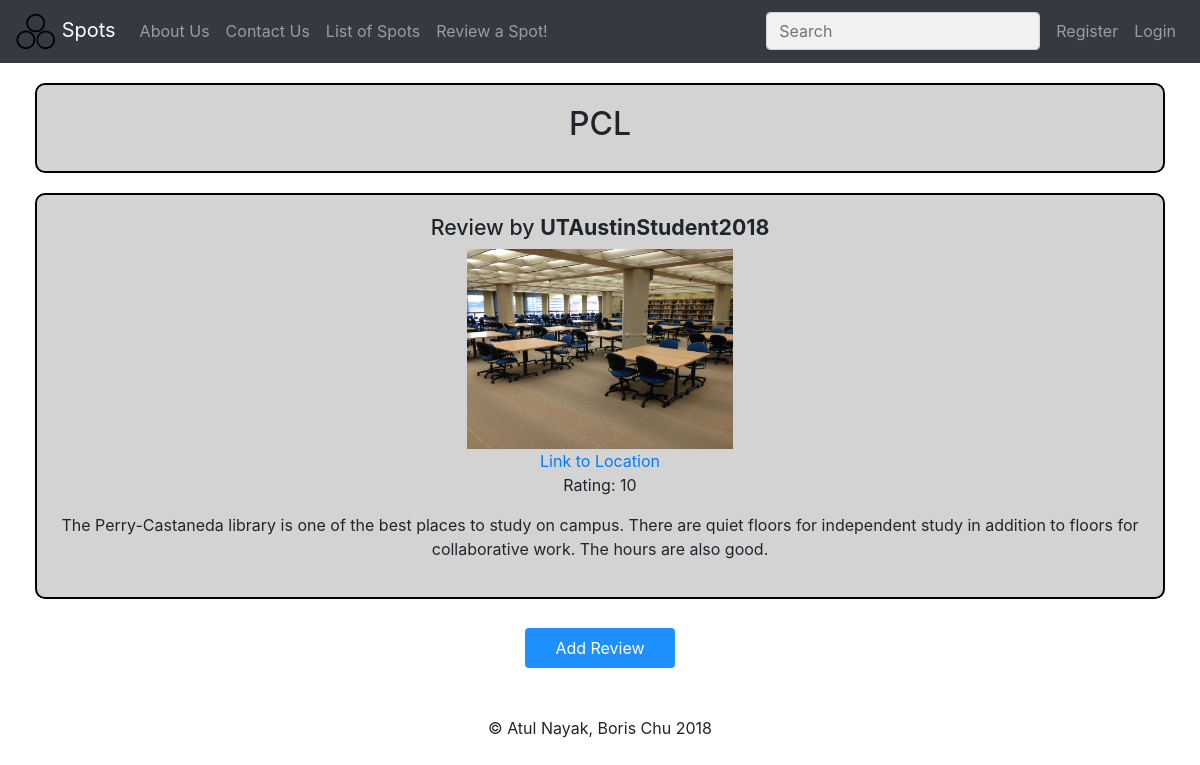
Screenshot of /spot.php?spot=PCL with the database file from the repository.
### tables this page shows
CREATE TABLE `spots` (
  `username` varchar(100) DEFAULT NULL,
  `spot` varchar(100) DEFAULT NULL,
  `location` varchar(200) DEFAULT NULL,
  `image` varchar(200) DEFAULT NULL,
  `rating` int(2) DEFAULT NULL,
  `review` varchar(500) DEFAULT NULL,
  `time` bigint(20) DEFAULT NULL
);

### connectDB.php (called while the page is built, shortened)
<?php
	$table = "spots";
?>

### spot.php (the view, shortened to what this page needs)
<!DOCTYPE html>
<html lang="en">
<head>
  <link rel="stylesheet" href="https://maxcdn.bootstrapcdn.com/bootstrap/4.1.3/css/bootstrap.min.css">
  <link rel="stylesheet" type="text/css" href="./css/styles.css">
</head>
<body>
<nav class="navbar navbar-expand-sm bg-dark navbar-dark sticky-top">
  <a class="navbar-brand" href="home.php">
    <img src="./img/logo2.png" alt="Logo" style="width:40px;">
    Spots
  </a>
  <div class="collapse navbar-collapse" id="collapsibleNavbar">
    <ul class="navbar-nav">
      <li class="nav-item">
        <a class="nav-link" href="about_us.php">About Us</a>
      </li>
      <li class="nav-item">
        <a class="nav-link" href="contact.php">Contact Us</a>
      </li>
      <li class="nav-item">
        <a class="nav-link" href="listSpots.php">List of Spots</a>
      </li>
      <li class="nav-item">
        <a class="nav-link" href="addSpot.php">Review a Spot!</a>
      </li>
    </ul>
  </div>
<?php include 'navBar.php';?>
</nav>
<div class="container-fluid">
<?php
  include 'connectDB.php';
  $spot = str_replace('$20', ' ', $_SESSION["spot"]);
  $qry = "SELECT * FROM $table WHERE spot = '$spot' ORDER BY time DESC";
  $result = mysqli_query($connect, $qry);
  while ($row = $result->fetch_row()) {
    $spotBlock = $spotBlock.
    "<div id=\"spotsReview\" class=\"spotImage\">
      <div class=\"row\">
        <div class=\"col-sm-12\">
          <h2>Review by <b>".$row[0]."</b></h2>
        </div>";
    if ($row[3] && exif_imagetype($row[3])) {
      $spotBlock = $spotBlock.
      "<div class=\"embed-responsive\">
        <img src=".$row[3]." type=\"image\">
      </div>";
    }
    if ($row[2]) {
      $spotBlock = $spotBlock.
      "<div id=\"location\" class=\"col-sm-12\">
          <a target=\"blank\" href=".$row[2].">Link to Location</a>
      </div>";
    }
    $spotBlock = $spotBlock.
    "<div id=\"rating\" class=\"col-sm-12\">
      <p>Rating: ".$row[4]."</p>
    </div>";
    if($row[5]) {
      $spotBlock = $spotBlock.
      "<div id=\"description\" class=\"col-sm-12\">
        <p>".$row[5]."</p>
      </div>";
    }
    $spotBlock = $spotBlock."</div></div>";
  }
  print <<<TOP
    <div id="viewSpot" class="row">
      <div class="col-sm-12">
        <h1 class="spotTitle">$spot</h1>
      </div>
    </div>
TOP;
  print($spotBlock);
  print <<<BOTTOM
    </div>
BOTTOM;
?>
<?php
  print <<<ADD
    <br>
    <input type="button" value="Add Review" name="addReview" onclick="location.href='./addSpot.php?spot=$spot'">
ADD;
?>
</body>
<br><br>
<div id="footer">
  <p> &copy; Atul Nayak, Boris Chu 2018 </p>
</div>
</html>

### navBar.php (shortened to what this page needs)
<?php
  include 'connectDB.php';
  print <<<TOP
  <form class="form-inline my-2 my-lg-0">
      <div class="autocomplete">
        <input class="form-control mr-sm-2 spotList" type="text" placeholder="Search" list="spotList" onchange="window.location.href='spot.php?spot=' + this.value;">
        <datalist id="spotList">
TOP;
  print <<<BOTTOM
        </datalist>
      </div>
  </form>
BOTTOM;
  if ($_COOKIE["loggedIn"]) {
    $str = "<div class=\"dropdown\">
          <button type=\"button\" class=\"btn btn-primary dropdown-toggle\" data-toggle=\"dropdown\">
              <img src=\"./img/0.jpg\" alt=\"profile pic\" style=\"width:35px\">
          </button>
          <ul class=\"dropdown-menu dropdown-menu-right\">
            <li style=\"text-align:center;\">Logged in as\n<b>";
    $str = $str.$_SESSION["username"]."</b></li>
            <li><a class=\"dropdown-item\" href=\"logOut.php\" style=\"text-align:center;\">Logout</a></li>
          </ul>
      </div>";
    print($str);
  } else {
      print <<<LOGGEDOUT
      <div class="btn-group">
        <ul class="navbar-nav">
          <li class="nav-item">
            <a class="nav-link" href="./create_acct.php">Register</a>
          </li>
          <li class="nav-item">
            <a class="nav-link" href="./login.php">Login</a>
          </li>
        </ul>
      </div>
LOGGEDOUT;
  }
?>

### css/styles.css (style rules this page uses)
h2 { font-size: 16pt; }
.spotTitle { font-size: 24pt; text-align: center; }
.spotImage, .spotReview { text-align: center; }
#spotsReview img { max-width:500px; max-height:200px; width: auto; height: auto; text-align: center; }
#featured, #recent, #popular, #trending, #header, #about_us, #contact_us, #regForm, #viewSpot, #spotsReview { background-color: lightgray; padding: 20px; }
#featured, #recent, #popular, #trending, #about_us, #contact_us, #regForm, #viewSpot, #spotsReview { border: 2px solid black; border-radius: 10px; margin: 20px; margin-bottom: 0px; }
#footer { text-align: center; }
.autocomplete { position: relative; display: inline-block; }
input { border: 1px solid transparent; background-color: #f1f1f1; padding: 10px; font-size: 16px; }
input[type=text] { background-color: #f1f1f1; width: 100%; }
input[type=button] { width: 150px; background-color: DodgerBlue; color: #fff; padding: 8px; margin-top: 5px; border: none; border-radius: 4px; cursor: pointer; margin-left: auto; margin-right: auto; display: block; text-align: center; }

### rows the page displays
spots: username "UTAustinStudent2018", image (picture), rating "10", review "The Perry-Castaneda library is one of the best places to study on campus. There are quiet floors for independent study in addition to floors for collaborative work. The hours are also good."

### other values shown
$spot "PCL"
